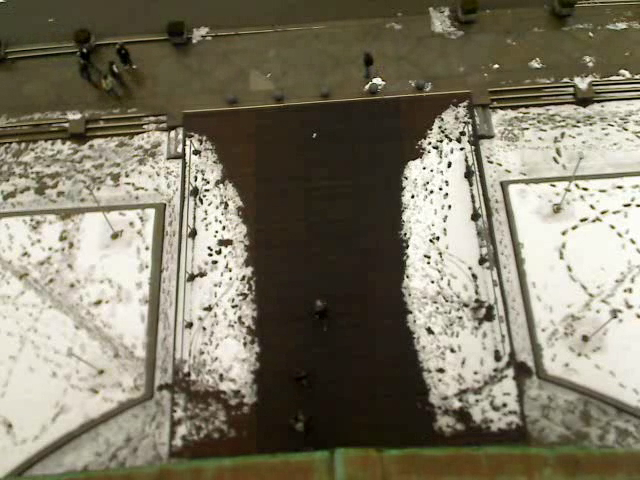
#> input picture frame 48 of Data/video10.mp4, 640 x 480 px, given in place of video1.mp4, which was not available
$ python Main.py
#> lines starting #> are read from the running program, lines starting #| are printed output that depends on the picture; after the words box and inside, x2 and y2 are one past the last pixel; in counts of white or black regions, pixels touching at a corner belong together; pictures that were not available may be replaced by others from this repository, and a replacement may not be noted
#> in load_video, frame is the input picture: shape (480, 640, 3); mean B, G, R 102.2, 120.6, 126.1
### euc_tracker.py
import math


class Tracker:
    def __init__(self):
        self.points = {} #id,cx,cy,broj tikova
        self.id_count = 0

    def update(self, points):

        objects_bbs_ids = []

        #print('Centri koji su poslati', points)
        #print('Prethodno registrovani', self.points)
        for point in points:
            cx, cy = point

            min_distance = 1000
            object_detected = [-1, False]
            for ex_point_id, ex_point in self.points.items():
                dist = math.hypot(cx - ex_point[0], cy - ex_point[1])

                if dist < min_distance and dist < 25:
                    min_distance = dist
                    object_detected[1] = True
                    object_detected[0] = ex_point_id

            if object_detected[1]:
                _, _, cnt = self.points[object_detected[0]]
                cnt += 1
                self.points[object_detected[0]] = (cx, cy, cnt)
                objects_bbs_ids.append([cx, cy, object_detected[0]])

            else:
                self.points[self.id_count] = (cx, cy, 1)
                objects_bbs_ids.append([cx, cy, self.id_count])
                self.id_count += 1

        return objects_bbs_ids

### Main.py
import cv2
from euc_tracker import Tracker


tracker = Tracker()
valid_ids = []
rezultati = []
ispravno = [4, 24, 17, 23, 17, 27, 29, 22, 10, 23]

def detect_objects(old_frame, new_frame):

    #cv2.rectangle(old_frame, (244, 112), (435, 452), (0, 255, 0), 2)

    #razlika
    diff = cv2.absdiff(old_frame, new_frame)
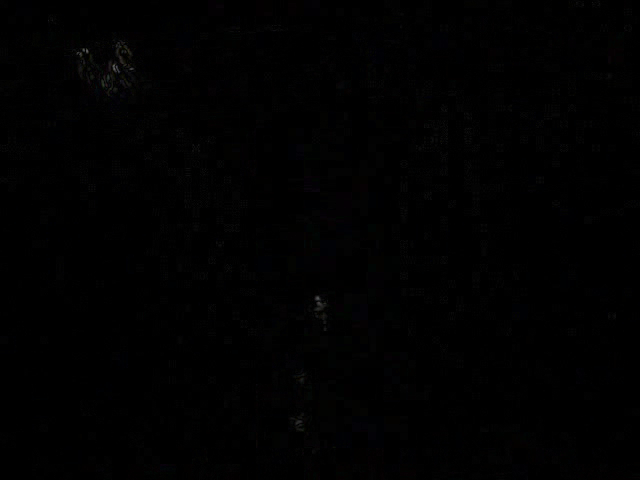
#> diff: shape (480, 640, 3); mean B, G, R 1, 0.9, 0.9
    ##cv2.imshow('diff', diff)

    #siva
    gray = cv2.cvtColor(diff, cv2.COLOR_BGR2GRAY)
    ##cv2.imshow('gray', gray)

    #adaptivni treshold
    adaptive_threshold = cv2.adaptiveThreshold(gray, 255, cv2.ADAPTIVE_THRESH_MEAN_C, cv2.THRESH_BINARY_INV, 7, 7)
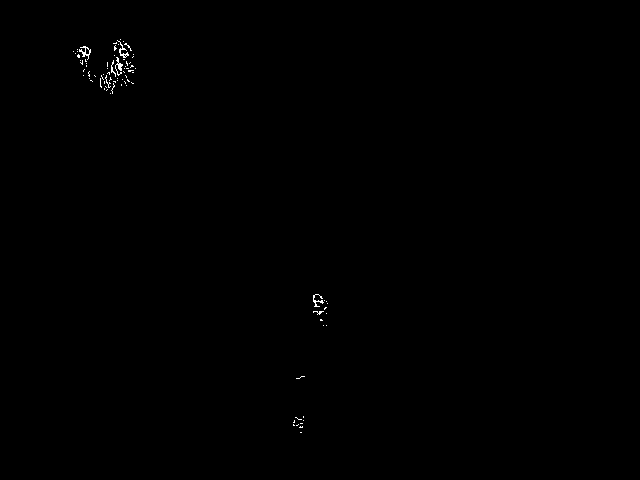
#> adaptive_threshold: shape (480, 640); 0.18% white in thin lines or dots, all inside (x1, y1, x2, y2) = (73, 39, 328, 433)
    ##cv2.imshow('adaptiveTresh', adaptive_threshold)

    kernel = cv2.getStructuringElement(cv2.MORPH_RECT, (3, 3))
    dilated = cv2.dilate(adaptive_threshold, kernel, iterations=2)
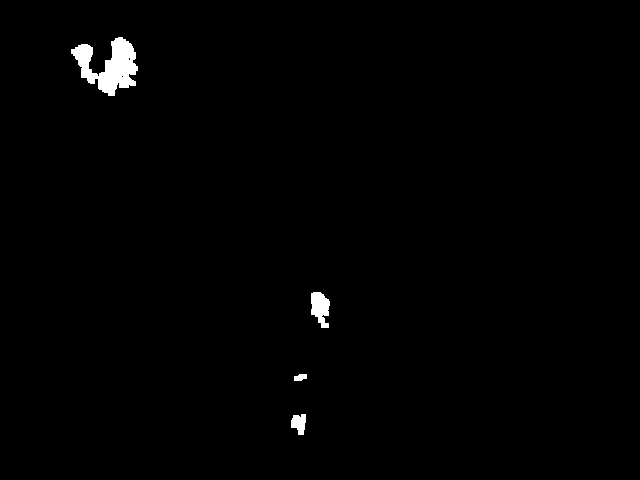
#> dilated: shape (480, 640); 0.91% white; 4 white regions
    #cv2.imshow('dilated', dilated)

    contours, _ = cv2.findContours(dilated, cv2.RETR_TREE, cv2.CHAIN_APPROX_SIMPLE)
#> contours = 6 contours, 2 with area under 20; largest, box (x1, y1, x2, y2) and area: (71, 37, 138, 96) 1866, (311, 292, 330, 328) 424, (291, 414, 306, 435) 198, (294, 374, 307, 381) 56
    detections = []
    for contour in contours:
        area = cv2.contourArea(contour)
        #print(area)
        if area > 150:
            x, y, w, h = cv2.boundingRect(contour)
            cx = (x + x + w) / 2
            cy = (y + y + h) / 2

            detections.append([cx, cy])
#> this loop made 6 passes
#> (area, x, y, w, h, cx, cy) on passes 1, 3, 4: (197.5, 291, 414, 15, 21, 298.5, 424.5), (423.5, 311, 292, 19, 36, 320.5, 310), (1865.5, 71, 37, 67, 59, 104.5, 66.5)
#> area on pass 2: 56
#> after the loop, detections = [[298.5, 424.5], [320.5, 310], [104.5, 66.5]]
            #cv2.circle(new_frame, (int(cx), int(cy)), 1, (0,255,0), 3)
            #cv2.rectangle(new_frame, (x,y), (x+w, y+h), (0,255,0), 2)

    boxes_ids = tracker.update(detections)
#> the loop in update, `for point in points:` made 3 passes
#> after the loop in update, `for point in points:`: objects_bbs_ids = [[298.5, 424.5, 0], [320.5, 310, 1], [104.5, 66.5, 2]]; self.id_count = 3; self.points = {0: (298.5, 424.5, 1), 1: (320.5, 310, 1), 2: (104.5, 66.5, 1)}
#> boxes_ids has the same summary as objects_bbs_ids in update
    #print('ovo cu prikazati', boxes_ids)

    for boxes_id in boxes_ids:

        cx, cy, id = boxes_id
        cv2.putText(new_frame, str(id), (int(cx), int(cy) + 10), cv2.FONT_HERSHEY_PLAIN, 2, (255, 0, 0), 2)
        cv2.circle(new_frame, (int(cx), int(cy)), 1, (0, 255, 0), 3)

        if(244 < cx < 435) and (112 < cy < 452) and id not in valid_ids:
            #print("dodao sam ", id)
            valid_ids.append(id)
#> this loop made 3 passes
#> (boxes_id, cx, cy) on passes 1 to 3: ([298.5, 424.5, 0], 298.5, 424.5), ([320.5, 310, 1], 320.5, 310), ([104.5, 66.5, 2], 104.5, 66.5)
#> after the loop, valid_ids = [0, 1]

    cv2.imshow('new_frame', new_frame) #prikaz rezultata detekcije

def load_video(path):

    cap = cv2.VideoCapture(path)
    ret, frame = cap.read() #citam prvi

    old_frame = frame.copy()
    while True:
        ret, frame = cap.read()

        if not ret:
            break

        new_frame = frame.copy()

        detect_objects(new_frame, old_frame)

        old_frame = new_frame

        ##cv2.imshow("Frame", frame)
        key = cv2.waitKey(1)
#> (key Esc is pressed here)
        if key == 27:
            break
            cap.release()
    cv2.destroyAllWindows()
    #print(len(valid_ids))


for i in range(1, 11):
    valid_ids = []
    pravi_rez = []
    tracker = Tracker()
    a = 1

    load_video('.\\Predefinisani projekat 3\\video' + i.__str__() + '.mp4')


    #filter objekata
    for id in valid_ids:
        if tracker.points[id][2] > 10: #broj uspesnih detektovanja tacke u zeljenoj regiji
            pravi_rez.append(id)
#> this loop made 2 passes
#> after the loop, pravi_rez = []

    #print(valid_ids)
    #rezultati.append(len(valid_ids))
    rezultati.append(len(pravi_rez))
    #print(tracker.points)
    #print("nakon filtera" , pravi_rez)
    print("Rezultat za video " + i.__str__() + ": " + len(pravi_rez).__str__())
#| Rezultat za video 1: 0

sum = 0
#> sum = 0
for i in range(0, 10):
    sum += abs(rezultati[i] - ispravno[i])

print("MAE:", sum/10)

$ run again, starting later in the video
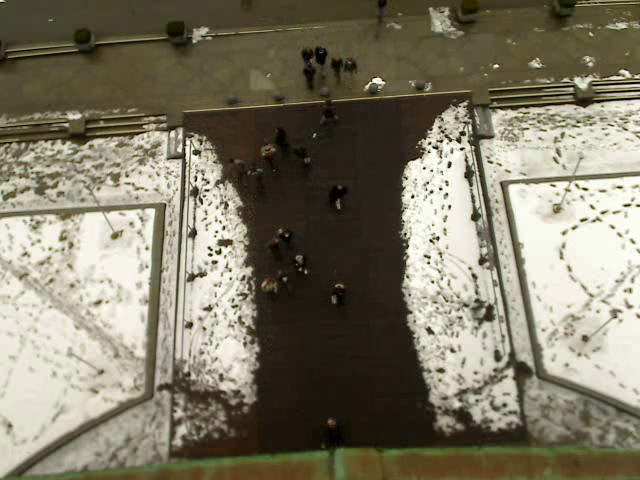
#> input picture frame 219 of Data/video10.mp4, 640 x 480 px, given in place of video1.mp4, which was not available
#> in load_video, frame is the input picture: shape (480, 640, 3); mean B, G, R 102.7, 121.7, 126.9
#> in detect_objects, `adaptive_threshold = cv2.adaptiveThreshold(gray, 255, cv2.ADAPTIVE_THR..`:
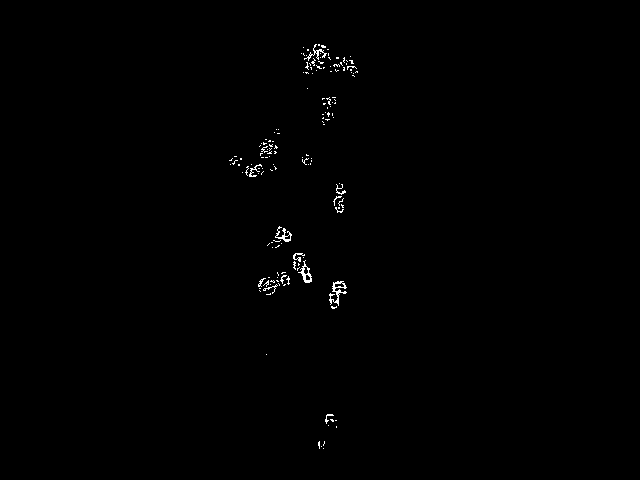
#> adaptive_threshold: shape (480, 640); 0.44% white in thin lines or dots, all inside (x1, y1, x2, y2) = (229, 44, 358, 449)
#> in detect_objects, `dilated = cv2.dilate(adaptive_threshold, kernel, iterations=2)`:
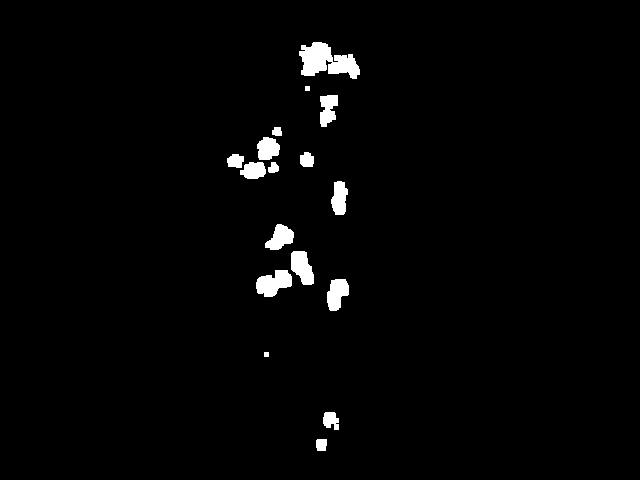
#> dilated: shape (480, 640); 2% white; 17 white regions
#> contours = 17 contours, 2 with area under 20; largest, box (x1, y1, x2, y2) and area: (299, 42, 360, 79) 1232, (256, 270, 292, 297) 598, (291, 251, 314, 285) 504, (327, 279, 349, 311) 460, (265, 224, 294, 250) 422
#> the loop in detect_objects, `for contour in contours:` made 17 passes
#> (area, x, y, w, h, cx, cy) on passes 2, 4, 5, 6, 7, 8, 10, 11: (183, 323, 412, 16, 18, 331, 421), (459.5, 327, 279, 22, 32, 338, 295), (598, 256, 270, 36, 27, 274, 283.5), (503.5, 291, 251, 23, 34, 302.5, 268), (422.5, 265, 224, 29, 26, 279.5, 237), (387, 331, 181, 17, 34, 339.5, 198), (308.5, 240, 162, 26, 17, 253, 170.5), (161.5, 227, 154, 17, 14, 235.5, 161)
#> after the loop in detect_objects, `for contour in contours:`: detections = [[331, 421], [338, 295], [274, 283.5], [302.5, 268], [279.5, 237], [339.5, 198], [253, 170.5], [235.5, 161], [307, 159.5], [268.5, 148.5], [329, 111], [329.5, 60.5]]
#> the loop in update, `for point in points:` made 12 passes
#> (cx, cy, cnt) on pass 8: (235.5, 161, 2)
#> after the loop in update, `for point in points:`: objects_bbs_ids = [[331, 421, 0], [338, 295, 1], [274, 283.5, 2], [302.5, 268, 3], [279.5, 237, 4], [339.5, 198, 5], [253, 170.5, 6], [235.5, 161, 6], [307, 159.5, 7], [268.5, 148.5, 8], [329, 111, 9], [329.5, 60.5, 10]]; self.id_count = 11; self.points = 11 items
#> boxes_ids has the same summary as objects_bbs_ids in update
#> the loop in detect_objects, `for boxes_id in boxes_ids: ` made 12 passes
#> after the loop in detect_objects, `for boxes_id in boxes_ids:`: valid_ids = [0, 1, 2, 3, 4, 5, 6, 7, 8]
#> the loop `for id in valid_ids:` made 9 passes
#> after the loop `for id in valid_ids:`: pravi_rez = []
#| Rezultat za video 1: 0
#> sum = 0

$ run again, starting later in the video
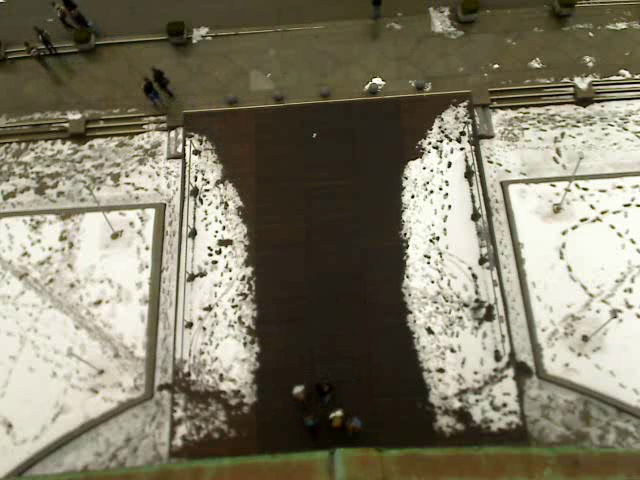
#> input picture frame 390 of Data/video10.mp4, 640 x 480 px, given in place of video1.mp4, which was not available
#> in load_video, frame is the input picture: shape (480, 640, 3); mean B, G, R 103.5, 122.6, 127.7
#> in detect_objects, `adaptive_threshold = cv2.adaptiveThreshold(gray, 255, cv2.ADAPTIVE_THR..`:
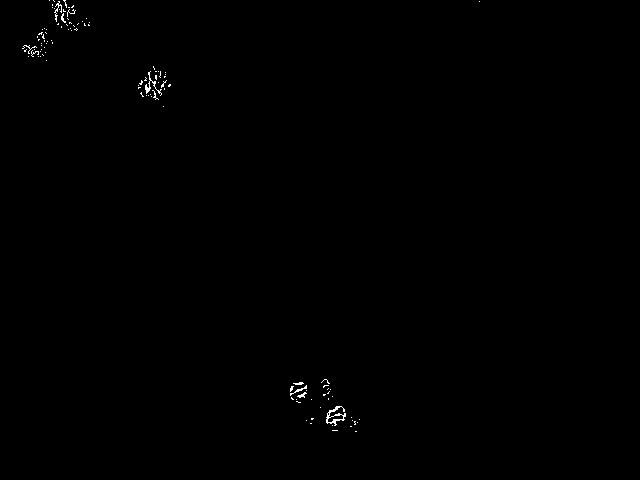
#> adaptive_threshold: shape (480, 640); 0.25% white in thin lines or dots, all inside (x1, y1, x2, y2) = (22, 0, 480, 432)
#> in detect_objects, `dilated = cv2.dilate(adaptive_threshold, kernel, iterations=2)`:
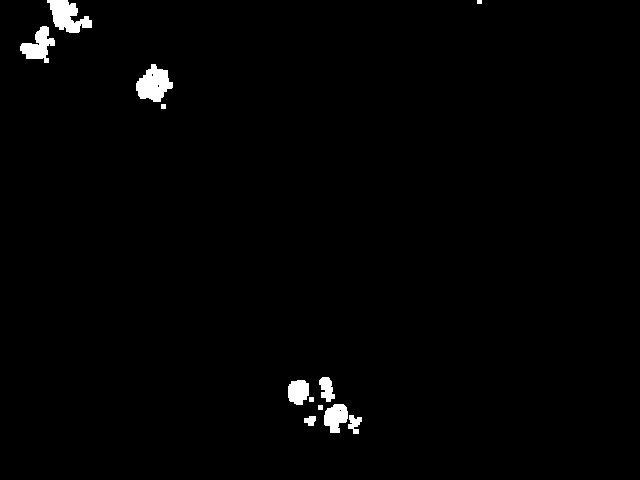
#> dilated: shape (480, 640); 1.3% white; 12 white regions
#> contours = 15 contours, 7 with area under 20; largest, box (x1, y1, x2, y2) and area: (136, 64, 173, 102) 830, (47, 0, 92, 33) 765, (20, 26, 55, 63) 580, (324, 404, 348, 433) 456, (288, 380, 309, 405) 392, (319, 377, 335, 402) 226, (348, 415, 362, 434) 124, (304, 416, 316, 426) 70
#> the loop in detect_objects, `for contour in contours:` made 15 passes
#> (area, x, y, w, h, cx, cy) on passes 4, 7, 8, 10, 13, 15: (456.5, 324, 404, 24, 29, 336, 418.5), (392.5, 288, 380, 21, 25, 298.5, 392.5), (226.5, 319, 377, 16, 25, 327, 389.5), (830.5, 136, 64, 37, 38, 154.5, 83), (580.5, 20, 26, 35, 37, 37.5, 44.5), (765, 47, 0, 45, 33, 69.5, 16.5)
#> after the loop in detect_objects, `for contour in contours:`: detections = [[336, 418.5], [298.5, 392.5], [327, 389.5], [154.5, 83], [37.5, 44.5], [69.5, 16.5]]
#> the loop in update, `for point in points:` made 6 passes
#> after the loop in update, `for point in points:`: objects_bbs_ids = [[336, 418.5, 0], [298.5, 392.5, 1], [327, 389.5, 2], [154.5, 83, 3], [37.5, 44.5, 4], [69.5, 16.5, 5]]; self.id_count = 6; self.points = {0: (336, 418.5, 1), 1: (298.5, 392.5, 1), 2: (327, 389.5, 1), 3: (154.5, 83, 1), 4: (37.5, 44.5, 1), 5: (69.5, 16.5, 1)}
#> boxes_ids has the same summary as objects_bbs_ids in update
#> the loop in detect_objects, `for boxes_id in boxes_ids: ` made 6 passes
#> (boxes_id, cx, cy) on passes 1 to 6: ([336, 418.5, 0], 336, 418.5), ([298.5, 392.5, 1], 298.5, 392.5), ([327, 389.5, 2], 327, 389.5), ([154.5, 83, 3], 154.5, 83), ([37.5, 44.5, 4], 37.5, 44.5), ([69.5, 16.5, 5], 69.5, 16.5)
#> after the loop in detect_objects, `for boxes_id in boxes_ids:`: valid_ids = [0, 1, 2]
#> the loop `for id in valid_ids:` made 3 passes
#> after the loop `for id in valid_ids:`: pravi_rez = []
#| Rezultat za video 1: 0
#> sum = 0
